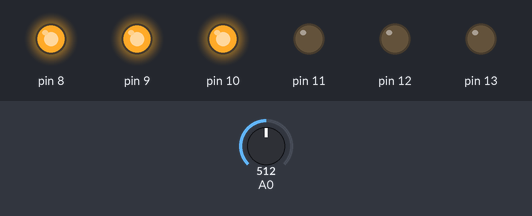
Bench run of a sketch on a simulated Arduino Uno, built with avr-gcc and run on an emulated ATmega328P. Parts: output pins drawn as LEDs (lit = HIGH). The test bench sets the inputs (shaded band); at power-on: A0 = 512.

Above: at 1.2 s.
1.3 s: A0 set to 672
2.8 s: A0 set to 694
At 3.4 s:
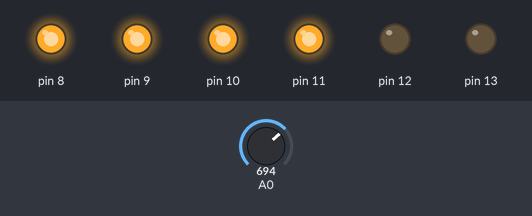
4.3 s: A0 set to 511
At 4.7 s:
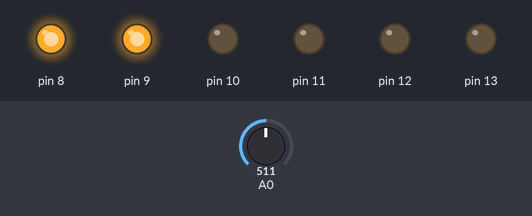
5.8 s: A0 set to 357
7.3 s: A0 set to 324
At 8.4 s:
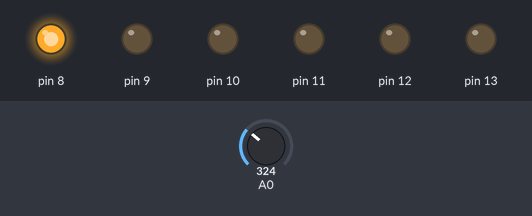
8.8 s: A0 set to 716
At 9.6 s:
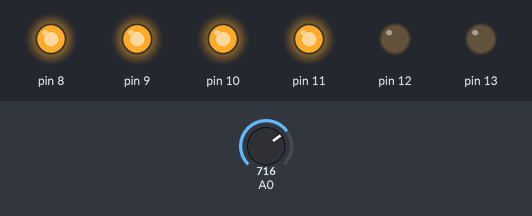
Timing chart, 0 to 11.3 s (numbered marks = the images above; inputs shaded):
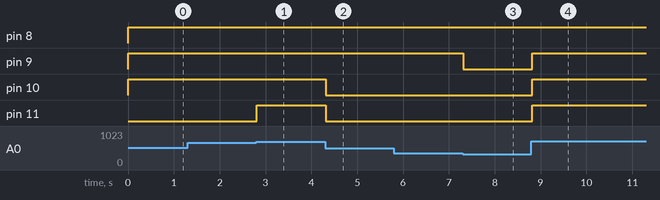

The sketch:

analog1.ino
```cpp
/*
Konfiguracija sistema:
Pinovi 8-13, izlazni pinovi, na njih su postavljene lampice
Pin A0, ulazni pin, na njega je postavljen analogni klizac (Slider)
*/

int count = 0, i;

void slider(){
	count = analogRead(A0);
	count = map(count, 0, 1023, 0, 6);
	for(i=0; i<6; i++) {
		if (i<count)
			digitalWrite(i+8, HIGH);
		else
			digitalWrite(i+8, LOW);
	}
}

void setup()
{
	count=0;
	for(i=8; i<=13; i++) {
		pinMode(i, OUTPUT);
		digitalWrite(i, LOW);
	}
}

void loop()
{
	slider();
	delay(100);
}
```

Measured:
- the behaviour switches between 681 and 682 on A0 (found by bisection; images 0 and 1)
- the behaviour switches between 341 and 340 on A0 (found by bisection; images 2 and 3)
- after the input at 1.3 s, every drawn part: stays the same
- after the input at 2.8 s, pin 11: LOW → HIGH at once
- after the input at 4.3 s, pin 10, pin 11: HIGH → LOW at once
- after the input at 5.8 s, every drawn part: stays the same
- after the input at 7.3 s, pin 9: HIGH → LOW at once
- after the input at 8.8 s, pin 9–11: LOW → HIGH at once
